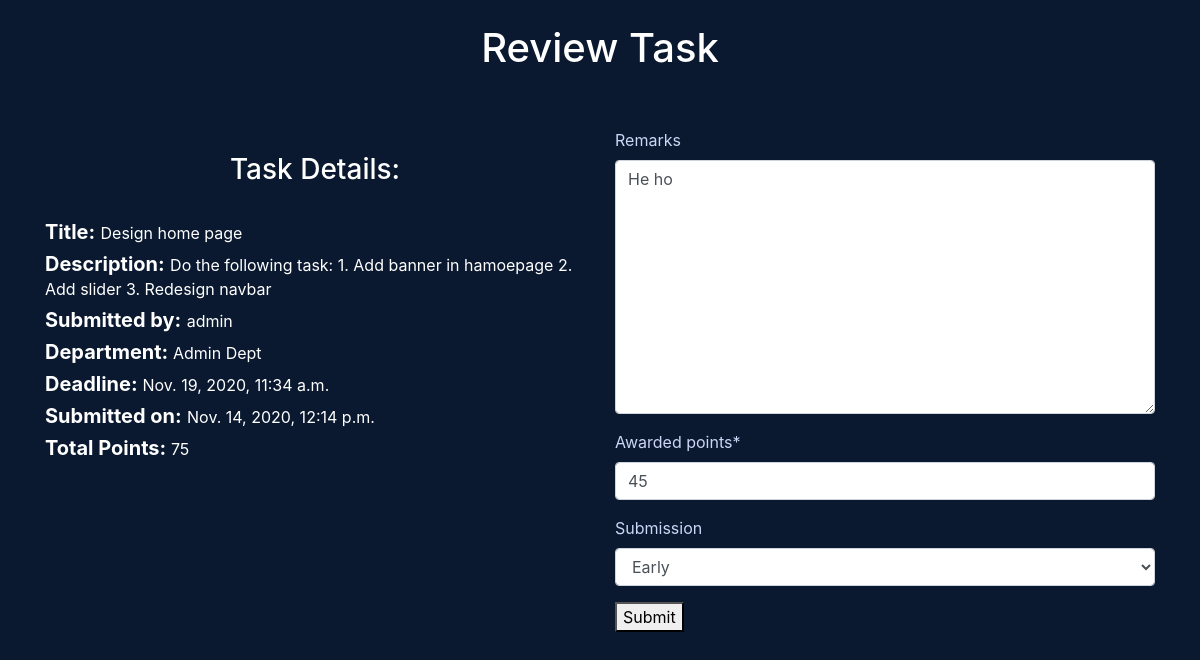
The page /create/task-review/1 (signed in) on the database as committed earlier.
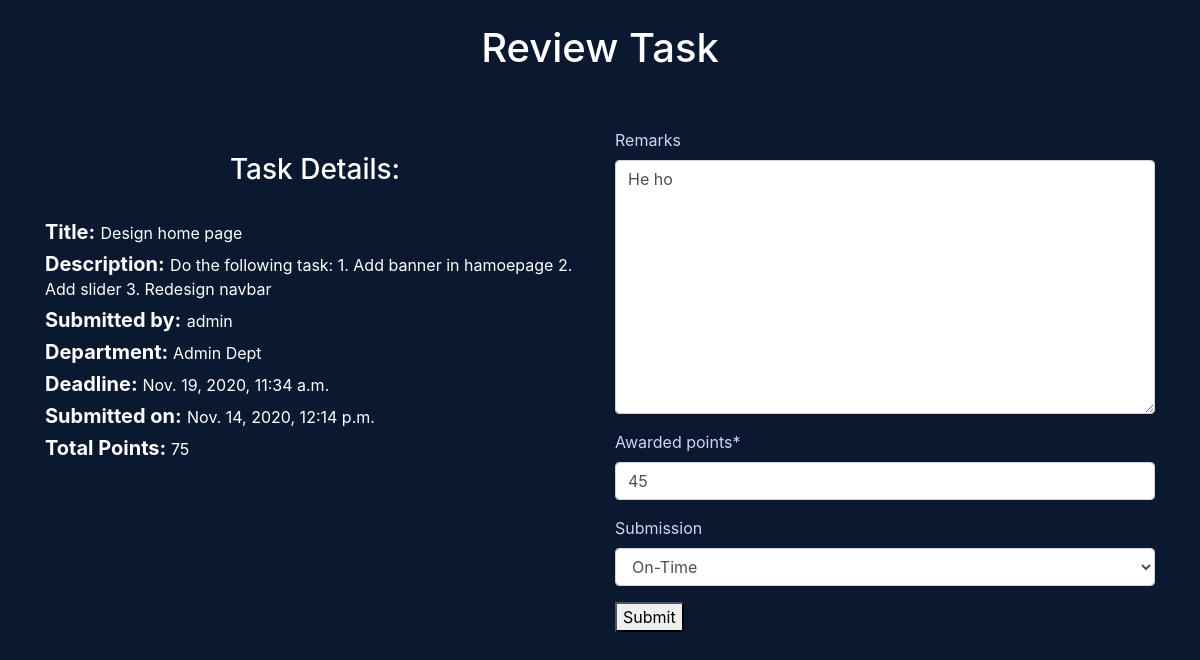
The same page on the database as committed later.
### createMode/models.py (models this page shows, shortened)
class TaskReview(models.Model):
	task = models.ForeignKey(Task, on_delete=models.CASCADE)
	submitted_by = models.ForeignKey(User, on_delete=models.CASCADE, related_name='submitted_by_user')
	submitted_on = models.DateTimeField(auto_now_add=True)
	reviewed_by = models.ForeignKey(User, on_delete=models.SET_NULL, blank=True, null=True, related_name='reviewed_by_user')
	reviewed_on = models.DateTimeField(auto_now=True)
	remarks = models.TextField(blank=True, null=True)
	awarded_points = models.PositiveIntegerField(validators=[MinValueValidator(10), MaxValueValidator(100)],blank=True, null=True)
	submission = models.CharField(max_length=25, choices=submission_choices, blank=True, null=True)

### createMode/views.py (the view, shortened to what this page needs)
# urls.py: path('task-review/<int:pk>', ReviewTask.as_view(), name='task-review'),
class ReviewTask(ManagerRequiredMixin, UpdateView):
    model= TaskReview
    form_class = TaskReviewForm
    template_name = 'createMode/task_review.html'
    success_url = '/'
    def get_form_kwargs(self):
        kwargs = super(ReviewTask, self).get_form_kwargs()
        kwargs.update({'task_review_pk': self.kwargs['pk']})
        return kwargs
    def get_context_data(self, **kwargs):
        context = super().get_context_data(**kwargs)
        task_review_info = TaskReview.objects.get(pk=self.kwargs['pk'])
        task_info = task_review_info.task
        submitted_user_profile_id = EmployeeJobInfo.objects.get(user=task_review_info.submitted_by).pk
        context['task_review'] = task_review_info
        context['task'] = task_info
        context['submitted_user_profile_id']= submitted_user_profile_id
        return context

### createMode/forms.py
class TaskReviewForm(forms.ModelForm):
	class Meta:
		model = TaskReview
		fields = ('remarks', 'awarded_points', 'submission')
	def __init__(self, *args, **kwargs):
		task_review = TaskReview.objects.get(pk=kwargs.pop('task_review_pk'))
		task_maxvalue = task_review.task.total_points
		super(TaskReviewForm, self).__init__(*args, **kwargs)
		self.fields['awarded_points'] = forms.IntegerField(min_value = 10, max_value=task_maxvalue)

### core/models.py (called while the page is built)
	def __str__(self):
		return self.name

### createMode/views.py (called while the page is built)
    def dispatch(self, request, *args, **kwargs):
        usr = request.user
        usr_job_info = EmployeeJobInfo.objects.get(user=usr)
        if usr.is_authenticated and usr_job_info.isManager:
            pass
        else:
            return redirect('core:index')
        return super().dispatch(request, *args, **kwargs)

### createMode/templates/createMode/task_review.html (shortened to what this page needs)
{% extends 'core/base.html' %}
{% load crispy_forms_tags %}
{% load static %}
{% block content %}
	<div class="container" >
		<br>
		<h1>Review Task</h1>
		<br><br>
		<div class="row">
			<div class="col-md">
				<h3>Task Details:</h3>
				<h5><strong>Title:</strong> <small>{{ task.title }}</small></h5>
				<h5> <strong>Description:</strong>  <small>{{ task.description }}</small></h5>
				<h5><strong>Submitted by:</strong> <small>{{ task_review.submitted_by.username }}</small></h5>
				<h5><strong>Department: </strong><small>{{ task.department }}</small></h5>
				<h5><strong>Deadline: </strong> <small>{{ task.deadline }}</small></h5>
				<h5><strong>Submitted on:</strong> <small>{{ task_review.submitted_on }}</small></h5>
				<h5><strong>Total Points: </strong> <small>{{ task.total_points }}</small></h5>
			</div>
			<div class="col-md">
				<form method='POST'>
				{{ form|crispy }}
				<button type="submit">Submit</button>
			</form>
			</div>
		</div>
	</div>
{% endblock %}

Rows that differ between the two databases and show on the page:
changed TaskReview "He ho": submission "Early" → "On-Time"
